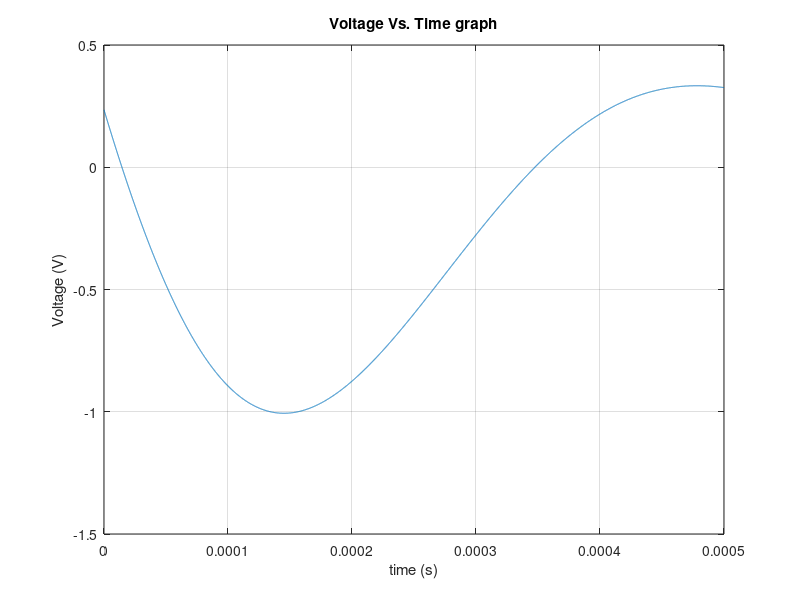

This figure's MATLAB source:
t=linspace(0,.0005,10001);
for j=1:10001
    i(j)=.2348*exp(-3317*t(j))*cos(9433.85*t(j))-1.71*exp((-3317*t(j)))*sin(9433.85*t(j));
end

plot(t,i)
title("Voltage Vs. Time graph")
ylabel("Voltage (V)")
xlabel("time (s)")
grid on
